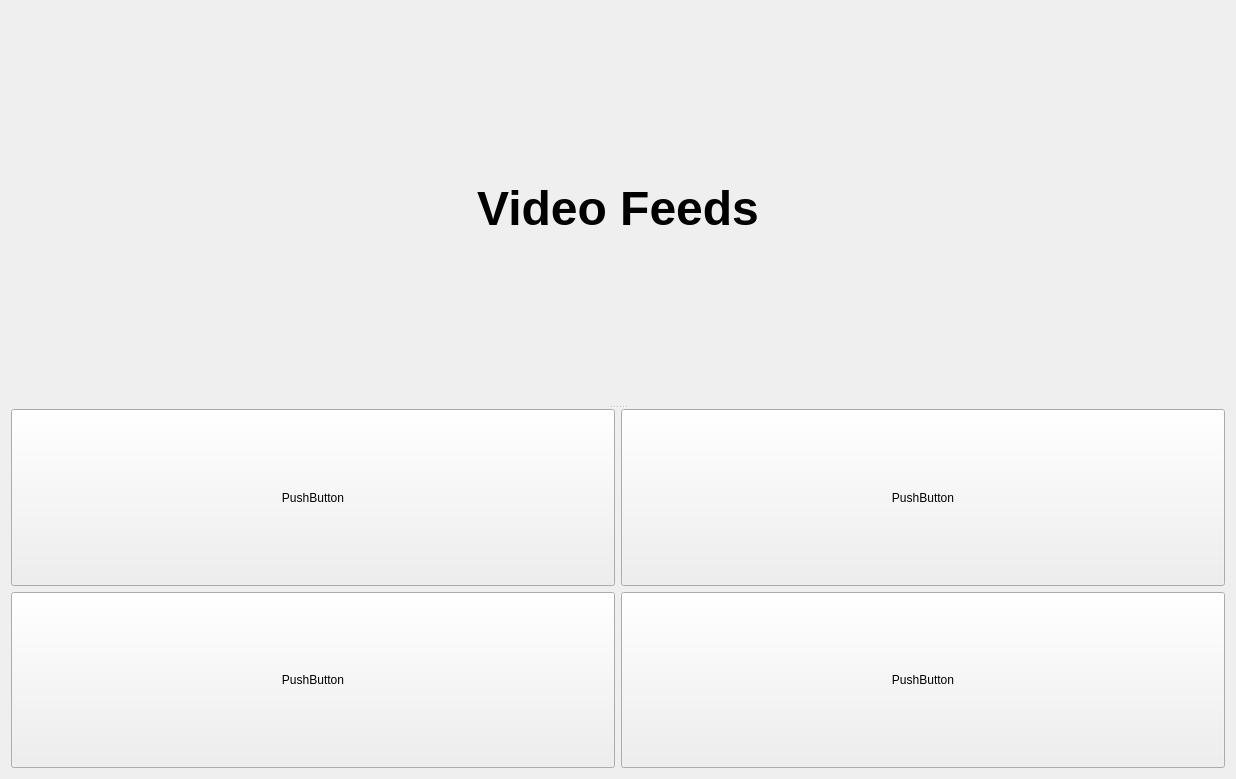
<?xml version="1.0" encoding="UTF-8"?>
<ui version="4.0">
 <class>Form</class>
 <widget class="QWidget" name="Form">
  <property name="geometry">
   <rect>
    <x>0</x>
    <y>0</y>
    <width>1236</width>
    <height>779</height>
   </rect>
  </property>
  <property name="windowTitle">
   <string>Form</string>
  </property>
  <layout class="QVBoxLayout" name="verticalLayout">
   <item>
    <widget class="QSplitter" name="splitter">
     <property name="orientation">
      <enum>Qt::Vertical</enum>
     </property>
     <widget class="QLabel" name="label">
      <property name="font">
       <font>
        <pointsize>36</pointsize>
        <weight>75</weight>
        <italic>false</italic>
        <bold>true</bold>
        <underline>false</underline>
        <strikeout>false</strikeout>
        <stylestrategy>PreferDefault</stylestrategy>
        <kerning>true</kerning>
       </font>
      </property>
      <property name="text">
       <string>Video Feeds</string>
      </property>
      <property name="alignment">
       <set>Qt::AlignCenter</set>
      </property>
     </widget>
     <widget class="QWidget" name="verticalLayoutWidget">
      <layout class="QVBoxLayout" name="verticalLayout_2">
       <item>
        <layout class="QHBoxLayout" name="horizontalLayout_2">
         <item>
          <widget class="QPushButton" name="pb1">
           <property name="sizePolicy">
            <sizepolicy hsizetype="MinimumExpanding" vsizetype="MinimumExpanding">
             <horstretch>0</horstretch>
             <verstretch>0</verstretch>
            </sizepolicy>
           </property>
           <property name="text">
            <string>PushButton</string>
           </property>
          </widget>
         </item>
         <item>
          <widget class="QPushButton" name="pb2">
           <property name="sizePolicy">
            <sizepolicy hsizetype="MinimumExpanding" vsizetype="MinimumExpanding">
             <horstretch>0</horstretch>
             <verstretch>0</verstretch>
            </sizepolicy>
           </property>
           <property name="text">
            <string>PushButton</string>
           </property>
          </widget>
         </item>
        </layout>
       </item>
       <item>
        <layout class="QHBoxLayout" name="horizontalLayout_3">
         <item>
          <widget class="QPushButton" name="pb3">
           <property name="sizePolicy">
            <sizepolicy hsizetype="MinimumExpanding" vsizetype="MinimumExpanding">
             <horstretch>0</horstretch>
             <verstretch>0</verstretch>
            </sizepolicy>
           </property>
           <property name="text">
            <string>PushButton</string>
           </property>
          </widget>
         </item>
         <item>
          <widget class="QPushButton" name="pb4">
           <property name="sizePolicy">
            <sizepolicy hsizetype="MinimumExpanding" vsizetype="MinimumExpanding">
             <horstretch>0</horstretch>
             <verstretch>0</verstretch>
            </sizepolicy>
           </property>
           <property name="text">
            <string>PushButton</string>
           </property>
          </widget>
         </item>
        </layout>
       </item>
      </layout>
     </widget>
    </widget>
   </item>
  </layout>
 </widget>
 <resources/>
 <connections/>
</ui>
